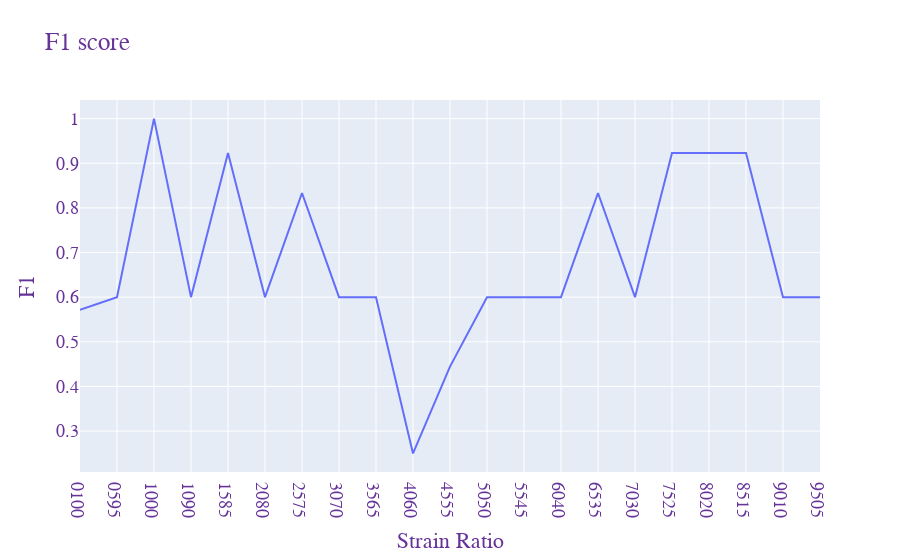

Notebook cell for this chart:
### Code cell
def plot_f1_bar(ratio, f1):
    fig = go.Figure()
    fig.add_trace(go.Scatter(x=ratio ,y=f1, mode='lines',))
    
    fig.update_layout(
        title="F1 score",
        xaxis_title="Strain Ratio",
        yaxis_title="F1",
        legend_title="",
        font=dict(
            family="Courier New, monospace",
            size=18,
            color="RebeccaPurple"
        )
    )

    fig.show()

ratio, f1 = confusion_mat(NAME_FILE=NAME_FILE, JSON_FILE_PATH=JSON_FILE_PATH, VCF_FILE_PATH=VCF_FILE_PATH)    

plot_f1_bar(ratio, f1)

### Figure 1 — Plotly figure (JSON) as saved in the notebook; plotly's stock layout.template omitted (floating-point values rounded to 4 significant figures)
{"data": [{"mode": "lines", "type": "scatter", "x": ["0100", "0595", "1000", "1090", "1585", "2080", "2575", "3070", "3565", "4060", "4555", "5050", "5545", "6040", "6535", "7030", "7525", "8020", "8515", "9010", "9505"], "y": [0.5714, 0.6, 1, 0.6, 0.9231, 0.6, 0.8333, 0.6, 0.6, 0.25, 0.4444, 0.6, 0.6, 0.6, 0.8333, 0.6, 0.9231, 0.9231, 0.9231, 0.6, 0.6]}], "layout": {"autosize": true, "font": {"color": "RebeccaPurple", "family": "Courier New, monospace", "size": 18}, "legend": {"title": {"text": ""}}, "title": {"text": "F1 score"}, "xaxis": {"autorange": true, "range": [0, 20], "title": {"text": "Strain Ratio"}, "type": "category"}, "yaxis": {"autorange": true, "range": [0.2083, 1.042], "title": {"text": "F1"}, "type": "linear"}}}
